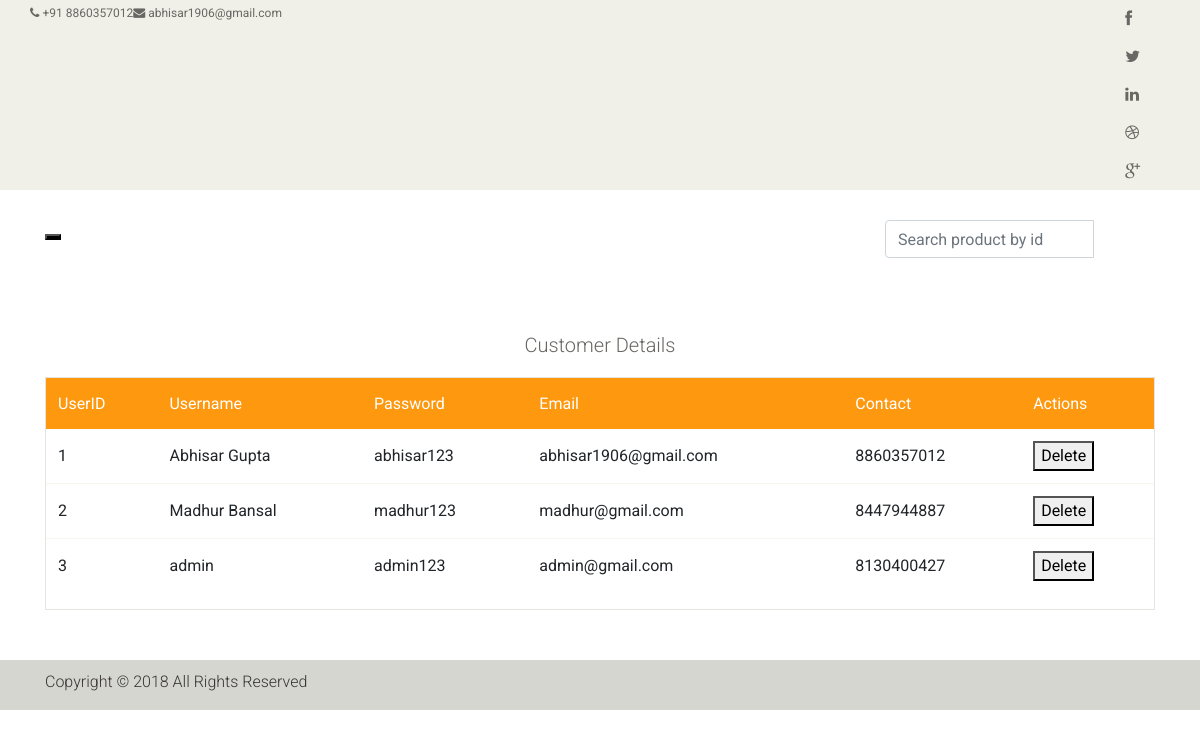
/cust.php, run on the app's committed database.
### tables this page shows
CREATE TABLE IF NOT EXISTS `customers` (
  `uid` int(10) NOT NULL AUTO_INCREMENT,
  `username` varchar(200) NOT NULL,
  `password` varchar(200) NOT NULL,
  `email` varchar(200) NOT NULL,
  `contact` decimal(10,0) NOT NULL,
  PRIMARY KEY (`uid`)
);

### cust.php (the view, shortened to what this page needs)
<!DOCTYPE html>
<html lang="en">
<head>
    <link href="css/bootstrap.min.css" rel="stylesheet">
    <link href="css/font-awesome.min.css" rel="stylesheet">
    <link href="css/prettyPhoto.css" rel="stylesheet">
    <link href="css/price-range.css" rel="stylesheet">
    <link href="css/animate.css" rel="stylesheet">
    <link href="css/main.css" rel="stylesheet">
    <link href="css/responsive.css" rel="stylesheet">
</head>
<body>
    <header id="header">
        <div class="header_top">
            <div class="container">
                <div class="row">
                    <div class="col-sm-6">
                        <div class="contactinfo">
                            <ul class="nav nav-pills">
                                <li><a href="#"><i class="fa fa-phone"></i> +91 8860357012</a></li>
                                <li><a href="#"><i class="fa fa-envelope"></i> abhisar1906@gmail.com</a></li>
                            </ul>
                        </div>
                    </div>
                    <div class="col-sm-6">
                        <div class="social-icons pull-right">
                            <ul class="nav navbar-nav">
                                <li><a href="#"><i class="fa fa-facebook"></i></a></li>
                                <li><a href="#"><i class="fa fa-twitter"></i></a></li>
                                <li><a href="#"><i class="fa fa-linkedin"></i></a></li>
                                <li><a href="#"><i class="fa fa-dribbble"></i></a></li>
                                <li><a href="#"><i class="fa fa-google-plus"></i></a></li>
                            </ul>
                        </div>
                    </div>
                </div>
            </div>
        </div>
        <div class="header-bottom">
            <div class="container">
                <div class="row">
                    <div class="col-sm-9">
                        <div class="navbar-header">
                            <button type="button" class="navbar-toggle" data-toggle="collapse" data-target=".navbar-collapse">
                            </button>
                        </div>
                    </div>
                        <form class="navbar-form" action="search1.php" method="post">
      <div class="input-group">
        <input type="text" name="fnm" class="form-control" placeholder="Search product by id">
        <div class="input-group-btn">
          <button class="btn btn-default" type="submit">
          </button>
        </div>
      </div>
    </form>
    </div>
            </div>
        </div>
    </header>
    <center>
    <section id="cart_items">
        <div class="container">
            <div class="review-payment">
                <h2>Customer Details</h2>
            </div>
            <div class="table-responsive cart_info">
                <table class="table table-condensed">
                    <thead>
                        <tr class="cart_menu">
                            <td class="uid">UserID</td>
                            <td class="username">Username</td>
                            <td class="password">Password</td>
                            <td class="email">Email</td>
                            <td class="contact">Contact</td>
                          <td class="action">Actions</td>
                        </tr>
                    </thead>
                    <tbody>
<?php
$link = mysqli_connect("localhost", "root", "", "users");
$displayquery="select * from customers";
$querydisplay=mysqli_query($link,$displayquery);
while($result=mysqli_fetch_array($querydisplay))
{
?>
    <tr>
    <td><?php echo $result['uid']; ?></td>
    <td><?php echo $result['username']; ?></td>
    <td><?php echo $result['password']; ?></td>
    <td><?php echo $result['email']; ?></td>
    <td><?php echo $result['contact']; ?></td>
    <td><a href="delete.php?uid=<?php echo $result['uid']?>"><button type="button" class="delete">Delete</button></a></td>
    </tr>
<?php
}
?>
                </tbody>
                </table>
            </div>
        </div>
    </section>
</center>
<footer id="footer">
        <div class="footer-bottom">
            <div class="container">
                <div class="row">
                    <center>
                    <p>Copyright © 2018 All Rights Reserved</p>
                    </center>
                </div>
            </div>
        </div>
    </footer>
</body>
</html>

### css/main.css (style rules this page uses)
body { font-family: 'Roboto', sans-serif; position: relative; font-weight: 400px; }
ul li { list-style: none; }
a { -webkit-transition: 300ms; transition: 300ms; }
h1, h2, h3, h4, h5, h6 { font-family: 'Roboto', sans-serif; }
.navbar-toggle { background-color: #000; }
.header_top { background: none repeat scroll 0 0 #F0F0E9; }
.contactinfo ul li:first-child { margin-left: -15px; }
.contactinfo ul li a { font-size: 12px; color: #696763; font-family: 'Roboto', sans-serif; }
.social-icons ul li a { border: 0 none; border-radius: 0; color: #696763; padding: 0px; }
.social-icons ul li { display: inline-block; }
.social-icons ul li a i { padding: 11px 15px; transition: all 0.9s ease 0s; -moz-transition: all 0.9s ease 0s; -webkit-transition: all 0.9s ease 0s; -o-transition: all 0.9s ease 0s; }
.header-bottom { padding-bottom: 30px; padding-top: 30px; }
#footer { background: #F0F0E9; }
.footer-bottom { background: #D6D6D0; padding-top: 10px; }
.footer-bottom p { color: #363432; font-family: 'Roboto', sans-serif; font-weight: 300; margin-left: 15px; }
#cart_items .cart_info { border: 1px solid #E6E4DF; margin-bottom: 50px }
#cart_items .cart_info .cart_menu { background: #FE980F; color: #fff; font-size: 16px; font-family: 'Roboto', sans-serif; font-weight: normal; }
#cart_items .cart_info .table.table-condensed thead tr { height: 51px; }
#cart_items .cart_info .table.table-condensed tr { border-bottom: 1px solid#F7F7F0 }
#cart_items .cart_info .table.table-condensed tr:last-child { border-bottom: 0 }
.cart_info table tr td { border-top: 0 none; vertical-align: inherit; margin-right: 5px; }
.review-payment h2 { color: #696763; font-size: 20px; font-weight: 300; margin-top: 45px; margin-bottom: 20px }

### data on the page
customers: uid "1", username "Abhisar Gupta", password "abhisar123", email "abhisar1906@gmail.com", contact "8860357012"
customers: uid "2", username "Madhur Bansal", password "madhur123", email "madhur@gmail.com", contact "8447944887"
customers: uid "3", username "admin", password "admin123", email "admin@gmail.com", contact "8130400427"
